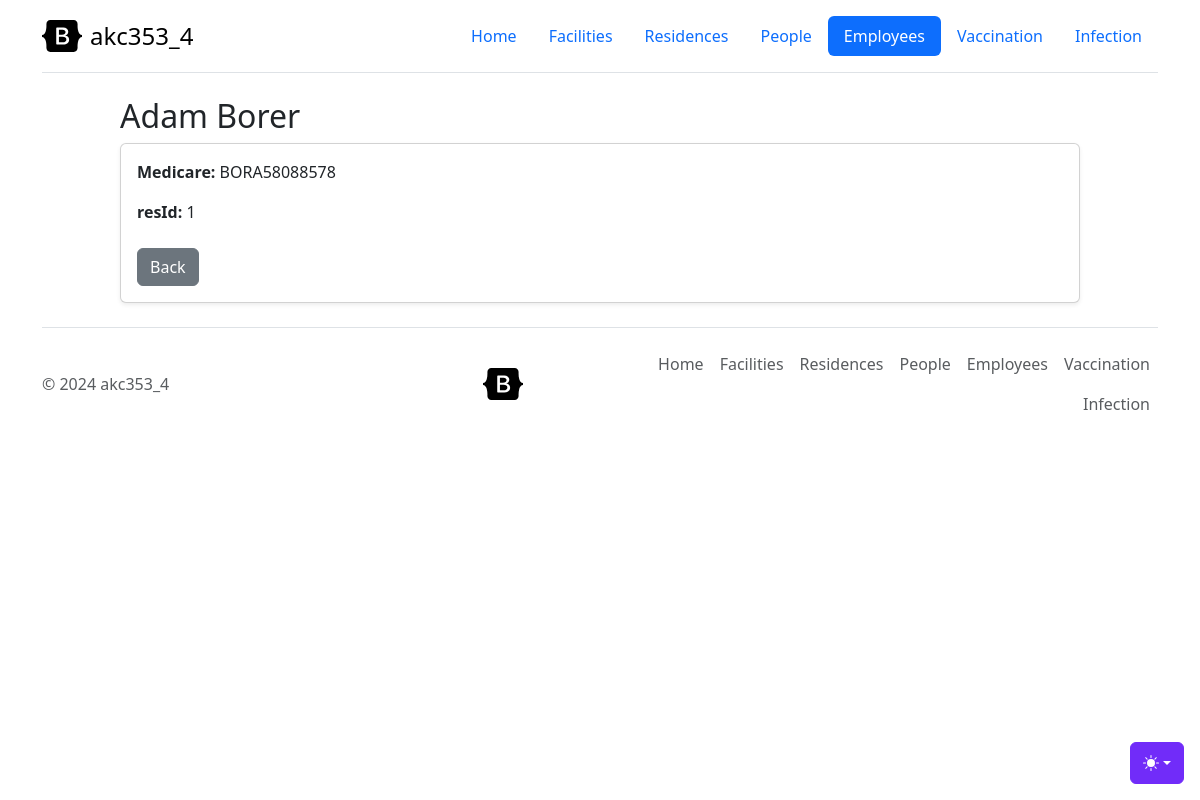
The page /employee.php?action=employee-view&id=BORA58088578 on the database its author committed.
### tables this page shows
CREATE TABLE `Persons` (
  `SSN` int DEFAULT NULL,
  `Medicare` char(12) NOT NULL,
  `FirstName` varchar(30) NOT NULL,
  `LastName` varchar(30) NOT NULL,
  `DOB` date NOT NULL,
  `Telephone` char(10) DEFAULT NULL,
  `Citizenship` varchar(30) DEFAULT NULL,
  `Email` varchar(320) DEFAULT NULL,
  `Occupation` varchar(30) DEFAULT NULL,
  PRIMARY KEY (`Medicare`),
  UNIQUE KEY `Medicare` (`Medicare`),
  UNIQUE KEY `SSN` (`SSN`),
  UNIQUE KEY `Telephone` (`Telephone`)
);

CREATE TABLE `Resides` (
  `PSSN` int NOT NULL,
  `ResID` int NOT NULL,
  `StartDate` date NOT NULL,
  `Primary` tinyint DEFAULT NULL,
  PRIMARY KEY (`PSSN`,`ResID`),
  UNIQUE KEY `only_one_primary_address` (`PSSN`,`Primary`),
  KEY `ResID` (`ResID`),
  CONSTRAINT `Resides_ibfk_1` FOREIGN KEY (`PSSN`) REFERENCES `Persons` (`SSN`),
  CONSTRAINT `Resides_ibfk_2` FOREIGN KEY (`ResID`) REFERENCES `Residences` (`ResID`)
);

### repositories/DBHelper.php (called while the page is built, shortened)
<?php
class DBHelper
{
    private $conn;
    function __construct()
    {
        $this->conn = $this->connectDB();
    }
    function connectDB()
    {
        $conn = mysqli_connect(DB_SERVER, DB_USER, DB_PASSWORD, DB_NAME, DB_PORT);
        return $conn;
    }
    function runQuery($query, $param_type, $param_value_array)
    {
        $sql = $this->conn->prepare($query);
        $this->bindQueryParams($sql, $param_type, $param_value_array);
        $sql->execute();
        $result = $sql->get_result();
        if ($result->num_rows > 0) {
            while ($row = $result->fetch_assoc()) {
                $resultSet[] = $row;
            }
        }
        if (!empty($resultSet)) {
            return $resultSet;
        }
    }
    function bindQueryParams($sql, $param_type, $param_value_array)
    {
        $param_value_reference[] = &$param_type;
        for ($i = 0; $i < count($param_value_array); $i++) {
            $param_value_reference[] = &$param_value_array[$i];
        }
        call_user_func_array(array(
            $sql,
            'bind_param'
        ), $param_value_reference);
    }
}

### controllers/EmployeeController.php (called while the page is built, shortened)
<?php
class EmployeeController
{
    public $repository;
    public function __construct()
    {
        $this->repository = new EmployeeRepository();
    }
    public function getById($medicare)
    {
        return $this->repository->get($medicare);
    }
}

### repositories/EmployeeRepository.php (called while the page is built, shortened)
<?php
class EmployeeRepository
{
    private $db_handle;
    function __construct() {
        $this->db_handle = new DBHelper();
    }
    function get($medicare) {
        $query = "SELECT Persons.Medicare, Persons.FirstName, Persons.LastName, Resides.ResID
                  FROM Employees
                  JOIN Persons ON Employees.SSN = Persons.SSN
                  LEFT JOIN Resides ON Resides.PSSN = Persons.SSN
                  WHERE Persons.Medicare = ?";
        $paramType = "s";
        $paramValue = array($medicare);
        $result = $this->db_handle->runQuery($query, $paramType, $paramValue);
        if (!empty($result)) {
            $e = new Employee();
            $e->medicare = $result[0]['Medicare'];
            $e->firstName = $result[0]['FirstName'];
            $e->lastName = $result[0]['LastName'];
            $e->resId = $result[0]['ResID'];
            return $e;
        }
        return null;
    }
}

### views/employee/employee-view.php (the view, shortened to what this page needs)
<?php
global $title, $employee;
include "header.php";
?>
<div style="padding: 0 10% 0 10%;">
    <h2 class="mt-4"><?= $title ?></h2>
    <div class="card shadow-sm">
        <div class="card-body">
            <p><strong>Medicare:</strong> <?= $employee->medicare ?></p>
            <p><strong>resId:</strong> <?= $employee->resId ?></p>
            <div class="mt-4">
                <a href="/employee.php" class="btn btn-secondary">Back</a>
            </div>
        </div>
    </div>
</div>
<?php include "footer.php"; ?>

### rows shown on the page
persons: title "Adam Borer", Medicare "BORA58088578"
resides: ResID "1"
